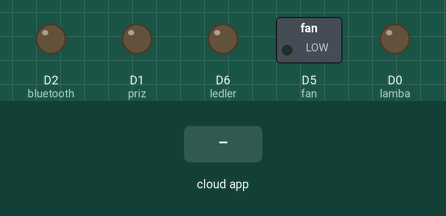
Recording of a sketch running on a simulated ESP8266 (NodeMCU). On the bench: switched loads named in the sketch (green lamp = pin HIGH), output pins drawn as LEDs (lit = HIGH). Inputs (shaded band) come from the test bench. WiFi joins after 1.5 s; servers stay silent unless stated; no MQTT or app messages arrive unless stated; what the sketch prints to the serial monitor is not drawn.

Above: at 2.7 s.
2.8 s: the phone or cloud app sets lamba to 1
At 4.0 s:
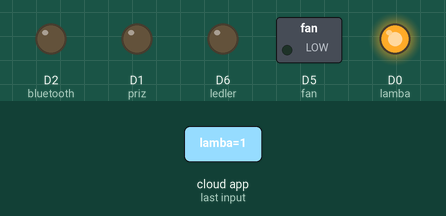
4.3 s: the phone or cloud app sets priz to 1
At 5.4 s:
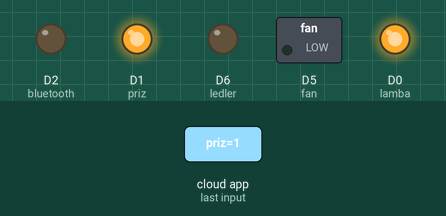
5.8 s: the phone or cloud app sets bluetooth to 1
At 6.6 s:
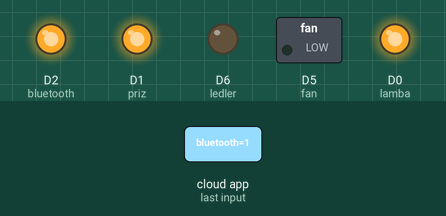
7.3 s: the phone or cloud app sets fan to 1
At 8.4 s:
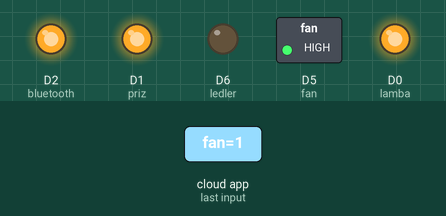
8.8 s: the phone or cloud app sets ledler to 1
At 9.7 s:
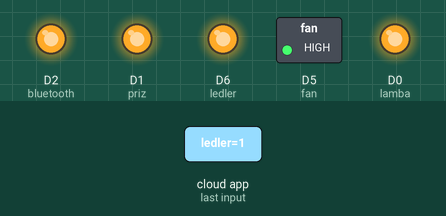
10.3 s: the phone or cloud app sets lamba to 0
At 11.0 s:
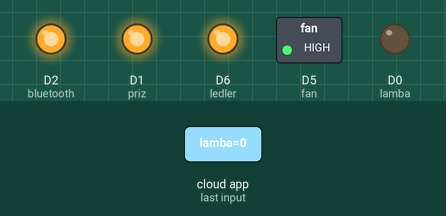
Timing chart, 0 to 12.8 s (numbered marks = the images above; inputs shaded):
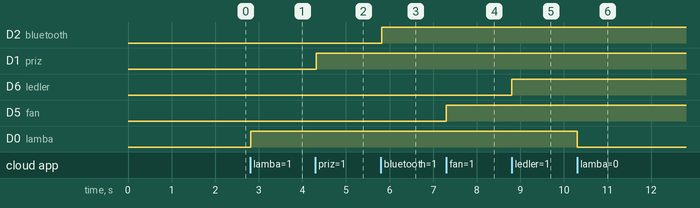

Measured:
- after the input at 2.8 s, D0 (lamba): LOW → HIGH at once
- after the input at 4.3 s, D1 (priz): LOW → HIGH at once
- after the input at 5.8 s, D2 (bluetooth): LOW → HIGH at once
- after the input at 7.3 s, D5 (fan): LOW → HIGH at once
- after the input at 8.8 s, D6 (ledler): LOW → HIGH at once
- after the input at 10.3 s, D0 (lamba): HIGH → LOW at once

The sketch:

AkilliEvAsistani.ino
```cpp
#include <ESP8266WiFi.h>
#include "Adafruit_MQTT.h"
#include "Adafruit_MQTT_Client.h"

#define lamba D0
#define priz D1
#define bluetooth D2
#define sensor D3
#define fan D5
#define ledler D6
#define sicaklikSensor A0

float sicaklikdegeri;
float olculendeger;
unsigned long eskiZaman=0;
unsigned long yeniZaman;
uint32_t otoFan = 0;
uint32_t x = 0;

#define WLAN_SSID       "Your_SSID"                     // Your SSID
#define WLAN_PASS       "Your_password"                 // Your password
/************************* Adafruit.io Setup *********************************/
#define AIO_SERVER      "io.adafruit.com"               //Adafruit Server
#define AIO_SERVERPORT  1883
#define AIO_USERNAME    "Username"                      // Username
#define AIO_KEY         "Auth_Key"                      // Auth Key

//WIFI CLIENT
WiFiClient client;

Adafruit_MQTT_Client mqtt(&client, AIO_SERVER, AIO_SERVERPORT, AIO_USERNAME, AIO_KEY);

Adafruit_MQTT_Subscribe lambaK = Adafruit_MQTT_Subscribe(&mqtt, AIO_USERNAME"/feeds/lamba");
Adafruit_MQTT_Subscribe prizK = Adafruit_MQTT_Subscribe(&mqtt, AIO_USERNAME "/feeds/priz");
Adafruit_MQTT_Subscribe bluetoothK = Adafruit_MQTT_Subscribe(&mqtt, AIO_USERNAME "/feeds/bluetooth");
Adafruit_MQTT_Subscribe fanK = Adafruit_MQTT_Subscribe(&mqtt, AIO_USERNAME "/feeds/fan");
Adafruit_MQTT_Subscribe sensorK = Adafruit_MQTT_Subscribe(&mqtt, AIO_USERNAME "/feeds/sensor");
Adafruit_MQTT_Subscribe ledlerK = Adafruit_MQTT_Subscribe(&mqtt, AIO_USERNAME "/feeds/ledler");
Adafruit_MQTT_Publish feed = Adafruit_MQTT_Publish(&mqtt, AIO_USERNAME "/feeds/sicaklik");
Adafruit_MQTT_Publish fanOtoK = Adafruit_MQTT_Publish(&mqtt, AIO_USERNAME "/feeds/fan");

void MQTT_connect();

void setup() {
  Serial.begin(115200); // Seri haberleşmeyi başlat
  // Kontrol pinlerini çıkış olarak ayarla
  pinMode(lamba, OUTPUT);
  pinMode(priz, OUTPUT);
  pinMode(bluetooth, OUTPUT);
  pinMode(fan, OUTPUT);
  pinMode(sensor, OUTPUT);
  pinMode(ledler, OUTPUT);
  pinMode(A0, INPUT);  // Analog pin olarak ayarla
  // Connect to WiFi access point.
  Serial.println(); Serial.println();
  Serial.print("Connecting to ");
  Serial.println(WLAN_SSID);

  // WiFi bağlantısını kur
  WiFi.begin(WLAN_SSID, WLAN_PASS);
  // WiFi bağlantısı tamamlanana kadar bekleyin
  while (WiFi.status() != WL_CONNECTED) {
    delay(500);
    Serial.print(".");
  }

  Serial.println();
  Serial.println("WiFi bağlandı");
  Serial.println("IP adresi: ");
  Serial.println(WiFi.localIP());

// MQTT feed'lerini subscribe et
  mqtt.subscribe(&lambaK);
  mqtt.subscribe(&prizK);
  mqtt.subscribe(&bluetoothK);
  mqtt.subscribe(&fanK);
  mqtt.subscribe(&sensorK);
  mqtt.subscribe(&ledlerK);
}

void loop() {
  MQTT_connect();  // MQTT bağlantısını kontrol et ve varsa yeniden bağlan
  Adafruit_MQTT_Subscribe *subscription;  // MQTT abonelik nesnesi

  // Sensör okuma sıklığını kontrol etmek için zamanlama işlemi
  yeniZaman = millis();
  /* bir önceki turdan itibaren 10 milisaniye geçmiş mi
  yani yeniZaman ile eskiZaman farkı 10 den büyük mü */
    if(yeniZaman-eskiZaman > 10 && otoFan == 1){
    // Sıcaklık sensöründen veri oku
      olculendeger = analogRead(sicaklikSensor);
      olculendeger = (olculendeger/1024)*3300;
      sicaklikdegeri = olculendeger / 10.0;
    // Sıcaklık verisini Adafruit.IO'ya gönder
      feed.publish(sicaklikdegeri);
      Serial.print(x++);

    // Sıcaklık 32°C'den yüksekse, fanı aç ve durumu Adafruit.IO'ya bildir
      if (sicaklikdegeri > 32) {
         fanOtoK.publish(1);
         digitalWrite(fan, 1);
         Serial.print(sicaklikdegeri);
      }
      else{
         fanOtoK.publish(0);
         digitalWrite(fan, 0);
         Serial.print(sicaklikdegeri);
        }
    }
     /* Eski zaman değeri yeni zaman değeri ile güncelleniyor */
     eskiZaman = yeniZaman;

  // MQTT abonelikleri oku
  while ((subscription = mqtt.readSubscription(5000))) {
  // Lamba feed'i için gelen değeri oku ve lambayı kontrol et
    if (subscription == &lambaK) {
      Serial.print(F("Got: "));
      Serial.println((char *)lambaK.lastread);
      int lambaK_State = atoi((char *)lambaK.lastread);
      digitalWrite(lamba, lambaK_State);
    }
  // Priz feed'i için gelen değeri oku ve prizi kontrol et
    if (subscription == &prizK) {
      Serial.print(F("Got: "));
      Serial.println((char *)prizK.lastread);
      int prizK_State = atoi((char *)prizK.lastread);
      digitalWrite(priz, prizK_State);
    }
  // Bluetooth feed'i için gelen değeri oku ve bluetooth'u kontrol et
    if (subscription == &bluetoothK) {
      Serial.print(F("Got: "));
      Serial.println((char *)bluetoothK.lastread);
      int bluetoothK_State = atoi((char *)bluetoothK.lastread);
      digitalWrite(bluetooth, bluetoothK_State);
    }
  // Fan feed'i için gelen değeri oku ve fanı kontrol et
    if (subscription == &fanK) {
      Serial.print(F("Got: "));
      Serial.println((char *)fanK.lastread);
      int fanK_State = atoi((char *)fanK.lastread);
      digitalWrite(fan, fanK_State);
    }
  // Sensor feed'i için gelen değeri oku ve otomatik fan kontrolünü ayarla
    if (subscription == &sensorK) {
      Serial.print(F("Got: "));
      Serial.println((char *)sensorK.lastread);
      int sensorK_State = atoi((char *)sensorK.lastread);
      otoFan = sensorK_State;
      digitalWrite(sensor, sensorK_State);
    }
  // Ledler feed'i için gelen değeri oku ve ledleri kontrol et
    if (subscription == &ledlerK) {
      Serial.print(F("Got: "));
      Serial.println((char *)ledlerK.lastread);
      int ledlerK_State = atoi((char *)ledlerK.lastread);
      digitalWrite(ledler, ledlerK_State);
    }
  }
}

void MQTT_connect() {
  int8_t ret;

  // MQTT bağlantısı zaten varsa fonksiyonu sonlandır
  if (mqtt.connected()) {
    return;
  }
  Serial.print("MQTT'ye bağlanılıyor... ");

  // MQTT bağlantısını yap
  uint8_t retries = 3;
  while ((ret = mqtt.connect()) != 0) {
    Serial.println(mqtt.connectErrorString(ret));
    Serial.println("MQTT bağlantısı 5 saniye içinde tekrar deneniyor...");
    mqtt.disconnect();
    delay(5000);
    retries--;
  // Bağlantı deneme sayısı sıfır olduğunda sonsuz döngüye gir
    if (retries == 0) {
      while (1);
    }
  }
  Serial.println("MQTT Bağlandı!");
}
```
